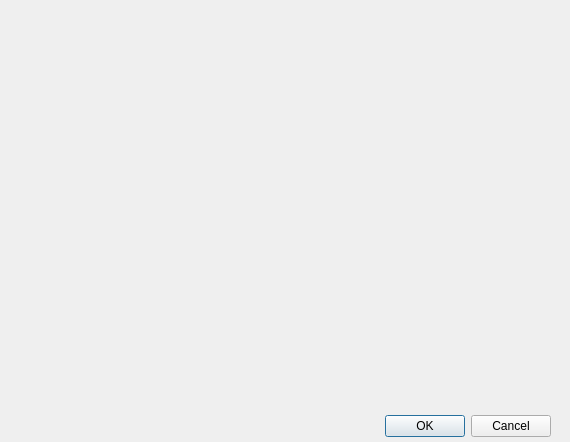
<?xml version="1.0" encoding="UTF-8"?>
<ui version="4.0">
 <class>Dialog</class>
 <widget class="QDialog" name="Dialog">
  <property name="geometry">
   <rect>
    <x>0</x>
    <y>0</y>
    <width>570</width>
    <height>442</height>
   </rect>
  </property>
  <property name="windowTitle">
   <string>Dialog</string>
  </property>
  <widget class="QDialogButtonBox" name="buttonBox">
   <property name="geometry">
    <rect>
     <x>210</x>
     <y>410</y>
     <width>341</width>
     <height>32</height>
    </rect>
   </property>
   <property name="orientation">
    <enum>Qt::Horizontal</enum>
   </property>
   <property name="standardButtons">
    <set>QDialogButtonBox::Cancel|QDialogButtonBox::Ok</set>
   </property>
  </widget>
 </widget>
 <resources/>
 <connections>
  <connection>
   <sender>buttonBox</sender>
   <signal>accepted()</signal>
   <receiver>Dialog</receiver>
   <slot>accept()</slot>
   <hints>
    <hint type="sourcelabel">
     <x>248</x>
     <y>254</y>
    </hint>
    <hint type="destinationlabel">
     <x>157</x>
     <y>274</y>
    </hint>
   </hints>
  </connection>
  <connection>
   <sender>buttonBox</sender>
   <signal>rejected()</signal>
   <receiver>Dialog</receiver>
   <slot>reject()</slot>
   <hints>
    <hint type="sourcelabel">
     <x>316</x>
     <y>260</y>
    </hint>
    <hint type="destinationlabel">
     <x>286</x>
     <y>274</y>
    </hint>
   </hints>
  </connection>
 </connections>
</ui>
